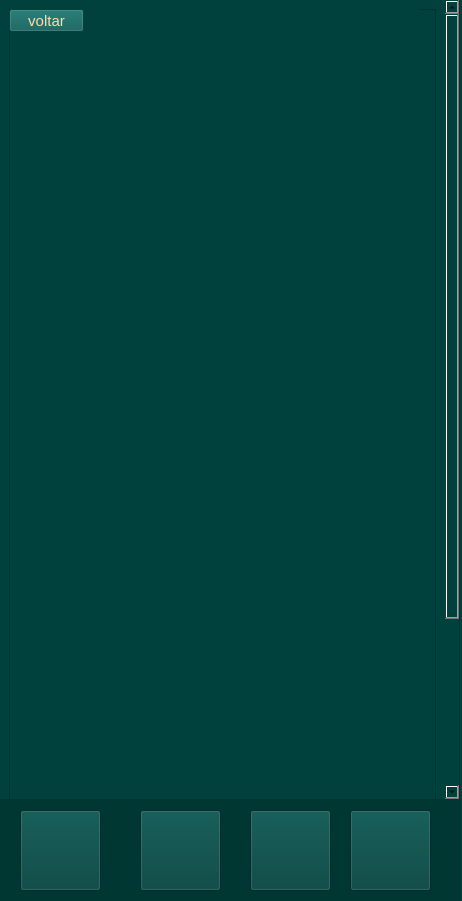
<?xml version="1.0" encoding="UTF-8"?>
<ui version="4.0">
 <class>paginadeexercicios</class>
 <widget class="QWidget" name="paginadeexercicios">
  <property name="geometry">
   <rect>
    <x>0</x>
    <y>0</y>
    <width>462</width>
    <height>901</height>
   </rect>
  </property>
  <property name="windowTitle">
   <string>Form</string>
  </property>
  <property name="styleSheet">
   <string notr="true">background-color: rgb(0, 65, 61);
</string>
  </property>
  <widget class="QScrollArea" name="scrollArea">
   <property name="geometry">
    <rect>
     <x>-1</x>
     <y>-1</y>
     <width>461</width>
     <height>801</height>
    </rect>
   </property>
   <property name="widgetResizable">
    <bool>true</bool>
   </property>
   <widget class="QWidget" name="scrollAreaWidgetContents">
    <property name="geometry">
     <rect>
      <x>0</x>
      <y>0</y>
      <width>442</width>
      <height>1018</height>
     </rect>
    </property>
    <layout class="QVBoxLayout" name="verticalLayout">
     <item>
      <widget class="QFrame" name="frame">
       <property name="minimumSize">
        <size>
         <width>300</width>
         <height>1000</height>
        </size>
       </property>
       <property name="frameShape">
        <enum>QFrame::StyledPanel</enum>
       </property>
       <property name="frameShadow">
        <enum>QFrame::Raised</enum>
       </property>
       <widget class="QLabel" name="label">
        <property name="geometry">
         <rect>
          <x>20</x>
          <y>0</y>
          <width>390</width>
          <height>1000</height>
         </rect>
        </property>
        <property name="minimumSize">
         <size>
          <width>300</width>
          <height>1000</height>
         </size>
        </property>
        <property name="text">
         <string/>
        </property>
        <property name="pixmap">
         <pixmap>fotos/exercicios peito.png</pixmap>
        </property>
       </widget>
       <widget class="QPushButton" name="voltarpeito">
        <property name="geometry">
         <rect>
          <x>0</x>
          <y>0</y>
          <width>75</width>
          <height>23</height>
         </rect>
        </property>
        <property name="styleSheet">
         <string notr="true">#voltarpeito{
background-color: rgb(10, 91, 86);
color: rgb(255, 221, 166);
font-size: 15px;
}</string>
        </property>
        <property name="text">
         <string>voltar</string>
        </property>
       </widget>
      </widget>
     </item>
    </layout>
   </widget>
  </widget>
  <widget class="QLabel" name="label_5">
   <property name="geometry">
    <rect>
     <x>0</x>
     <y>800</y>
     <width>461</width>
     <height>101</height>
    </rect>
   </property>
   <property name="styleSheet">
    <string notr="true">background-color: rgb(1, 55, 51);</string>
   </property>
   <property name="text">
    <string/>
   </property>
  </widget>
  <widget class="QPushButton" name="menu_4">
   <property name="geometry">
    <rect>
     <x>20</x>
     <y>810</y>
     <width>81</width>
     <height>81</height>
    </rect>
   </property>
   <property name="styleSheet">
    <string notr="true">#botaomenu{
border:none;
}</string>
   </property>
   <property name="text">
    <string/>
   </property>
   <property name="icon">
    <iconset>
     <normaloff>fotos/menu.png</normaloff>fotos/menu.png</iconset>
   </property>
   <property name="iconSize">
    <size>
     <width>81</width>
     <height>81</height>
    </size>
   </property>
  </widget>
  <widget class="QPushButton" name="treino">
   <property name="geometry">
    <rect>
     <x>140</x>
     <y>810</y>
     <width>81</width>
     <height>81</height>
    </rect>
   </property>
   <property name="styleSheet">
    <string notr="true">#botaotreino{
border:none;
}</string>
   </property>
   <property name="text">
    <string/>
   </property>
   <property name="icon">
    <iconset>
     <normaloff>fotos/treino.png</normaloff>fotos/treino.png</iconset>
   </property>
   <property name="iconSize">
    <size>
     <width>81</width>
     <height>81</height>
    </size>
   </property>
  </widget>
  <widget class="QPushButton" name="config">
   <property name="geometry">
    <rect>
     <x>250</x>
     <y>810</y>
     <width>81</width>
     <height>81</height>
    </rect>
   </property>
   <property name="styleSheet">
    <string notr="true">#botaoconfig{
border:none;
}</string>
   </property>
   <property name="text">
    <string/>
   </property>
   <property name="icon">
    <iconset>
     <normaloff>fotos/config.png</normaloff>fotos/config.png</iconset>
   </property>
   <property name="iconSize">
    <size>
     <width>81</width>
     <height>81</height>
    </size>
   </property>
  </widget>
  <widget class="QPushButton" name="perfil">
   <property name="geometry">
    <rect>
     <x>350</x>
     <y>810</y>
     <width>81</width>
     <height>81</height>
    </rect>
   </property>
   <property name="styleSheet">
    <string notr="true">#menu{
border:none;
}</string>
   </property>
   <property name="text">
    <string/>
   </property>
   <property name="icon">
    <iconset>
     <normaloff>fotos/perfil.png</normaloff>fotos/perfil.png</iconset>
   </property>
   <property name="iconSize">
    <size>
     <width>81</width>
     <height>81</height>
    </size>
   </property>
  </widget>
 </widget>
 <resources/>
 <connections/>
</ui>
